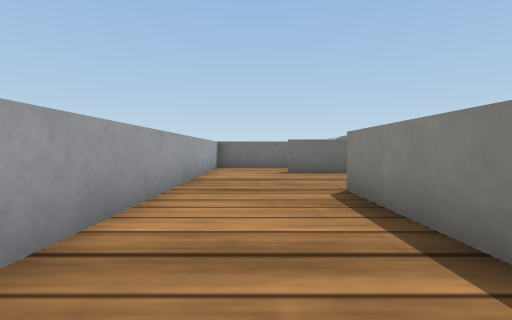
View 1 (above)

17 first-person views from a walk through a Webots world. The camera is 0.07 m above the floor, tilts 2° down and sees 80° across. The floor is counted in squares, 0.1 m on a side. Each view is taken from the middle of a square. On the plan, view 1 faces up. The plan holds only what a view shows up to about 10 squares ahead; the rest is blank. Robots are left out. Webots' stock objects and surfaces are drawn as simple stand-ins.

View 2
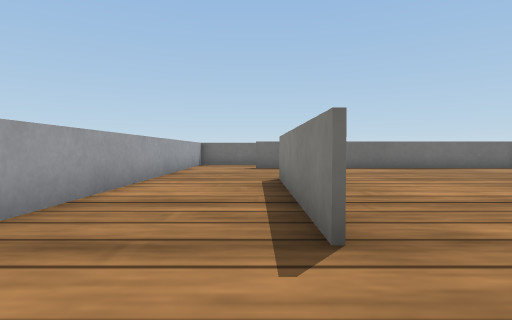

View 3
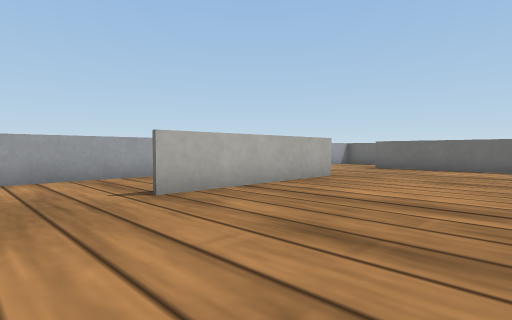

View 4
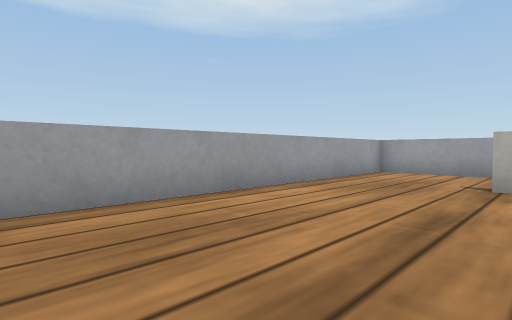

View 5
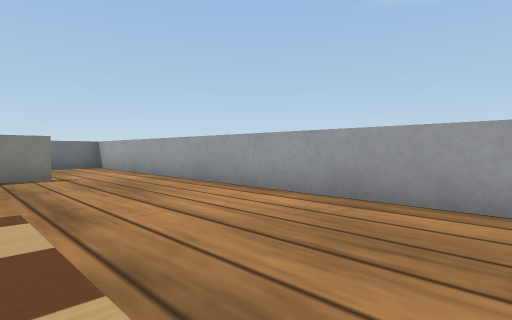

View 6
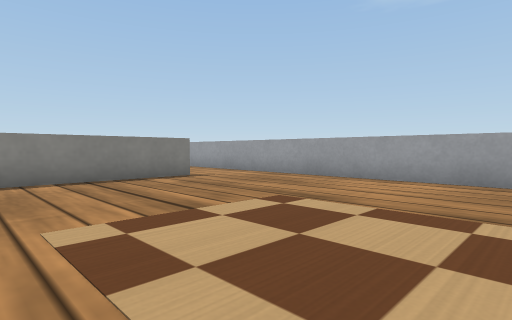

View 7
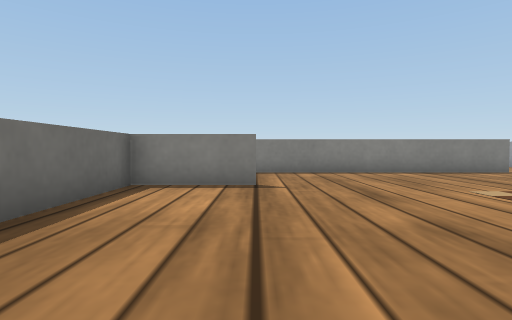

View 8
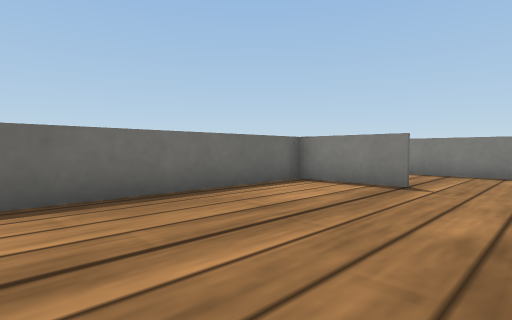

View 9
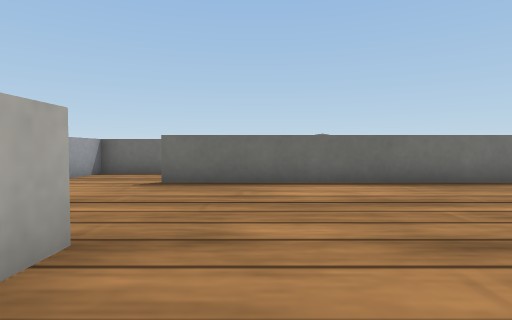

View 10
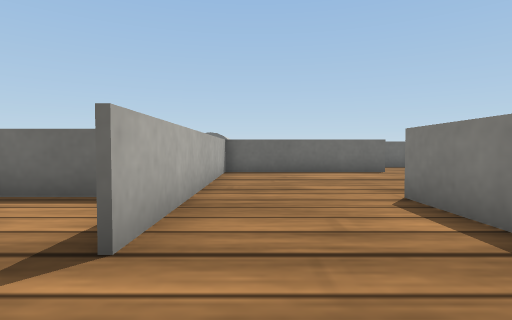

View 11
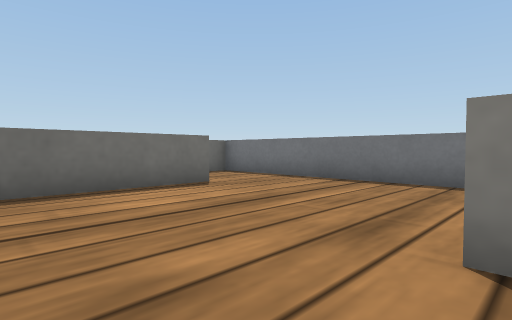

View 12
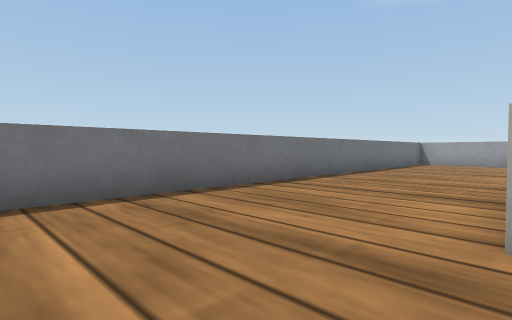

View 13
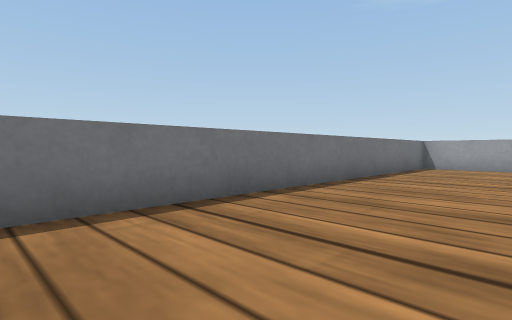

View 14
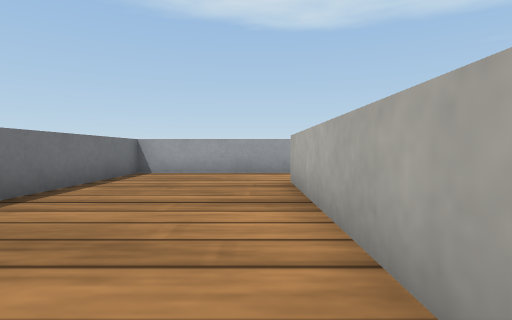

View 15
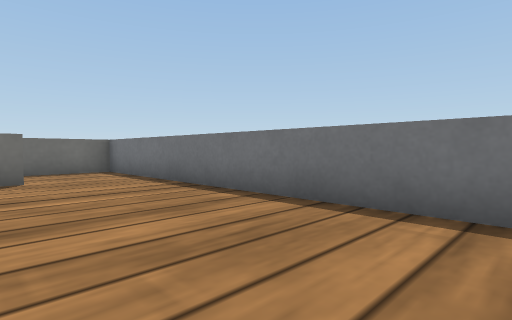

View 16
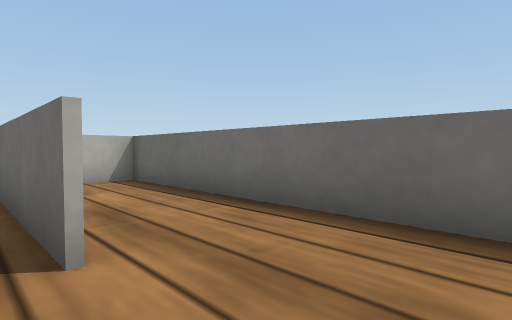

View 17
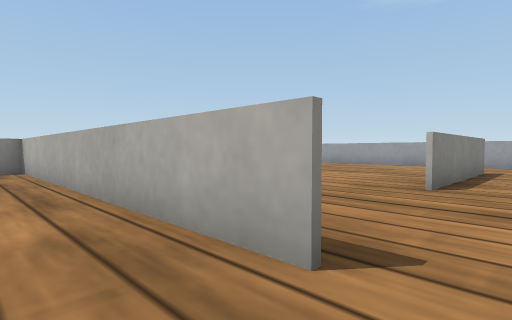

### Floor plan
Points are (right, up) in squares from view 1. A wall is a line through its corners. A room is listed if a view was taken in it or the views show most of it. See-through windows are left out.
Room 1 (views 1, 2, 3, 4, 5, 6, 7, 8, 9)
walls: (1.7, 5.3) (1.7, 0.1); (1.6, 0.1) (1.6, 5.3); (11, 6.9) (11, 10.1); (-1.5, 8.6) (-1.5, -3) (11.5, -3); (11, 9.4) (1, 9.4)
ways out: opening at (11, 2) to room 2; opening at (0, 9) to room 4
Room 2 (views 10, 11, 12, 13, 14, 15)
walls: (14.2, 5.1) (14.2, -0.6) (14.2, 9.5); (16.1, 14.4) (11, 14.4); (11.1, 14) (11.1, 7); (11.5, -3) (18.5, -3) (18.5, 13.5)
ways out: opening at (11, 2) to room 1; opening at (17.5, 14) to room 3
Room 3 (view 16)
walls: (18.5, 13.5) (18.5, 17) (11.1, 17) (11.1, 14)
ways out: opening at (17.5, 14) to room 2
Room 4 (view 17)
walls: (0.9, 9.5) (11, 9.5); (0.4, 11.8) (-1.5, 11.8) (-1.5, 8.6)
ways out: opening at (0, 9) to room 1

Positions as (right, up) in squares from view 1, and headings:
1: (0, 0), facing up
2: (1, -2), facing up
3: (6, -2), facing up-left
4: (8, 1), facing down-left
5: (6, 1), facing down-right
6: (7, 4), facing down-right
7: (5, 7), facing right
8: (5, 5), facing up-right
9: (3, 3), facing up
10: (12, 5), facing up
11: (12, 9), facing up-right
12: (14, 12), facing down-right
13: (15, 9), facing down-right
14: (15, 6), facing down
15: (15, 7), facing up-right
16: (18, 14), facing up-left
17: (0, 11), facing down-right
